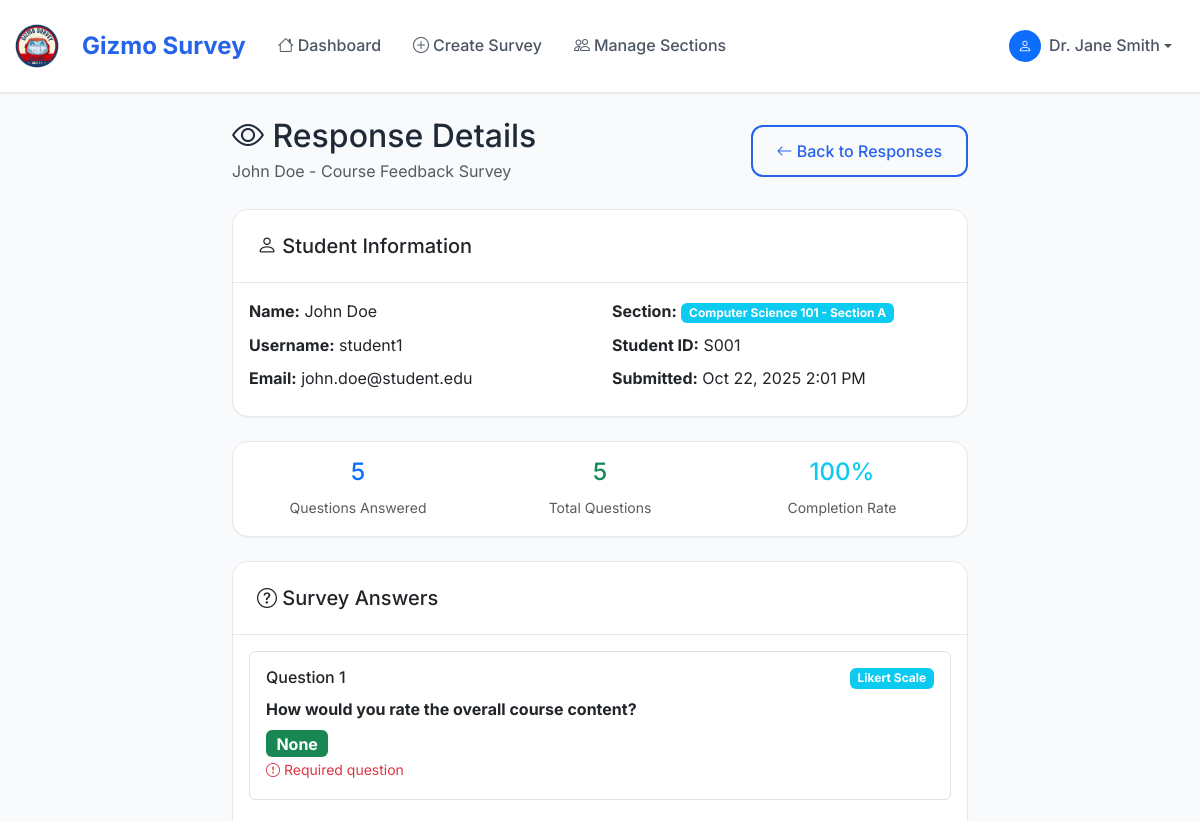
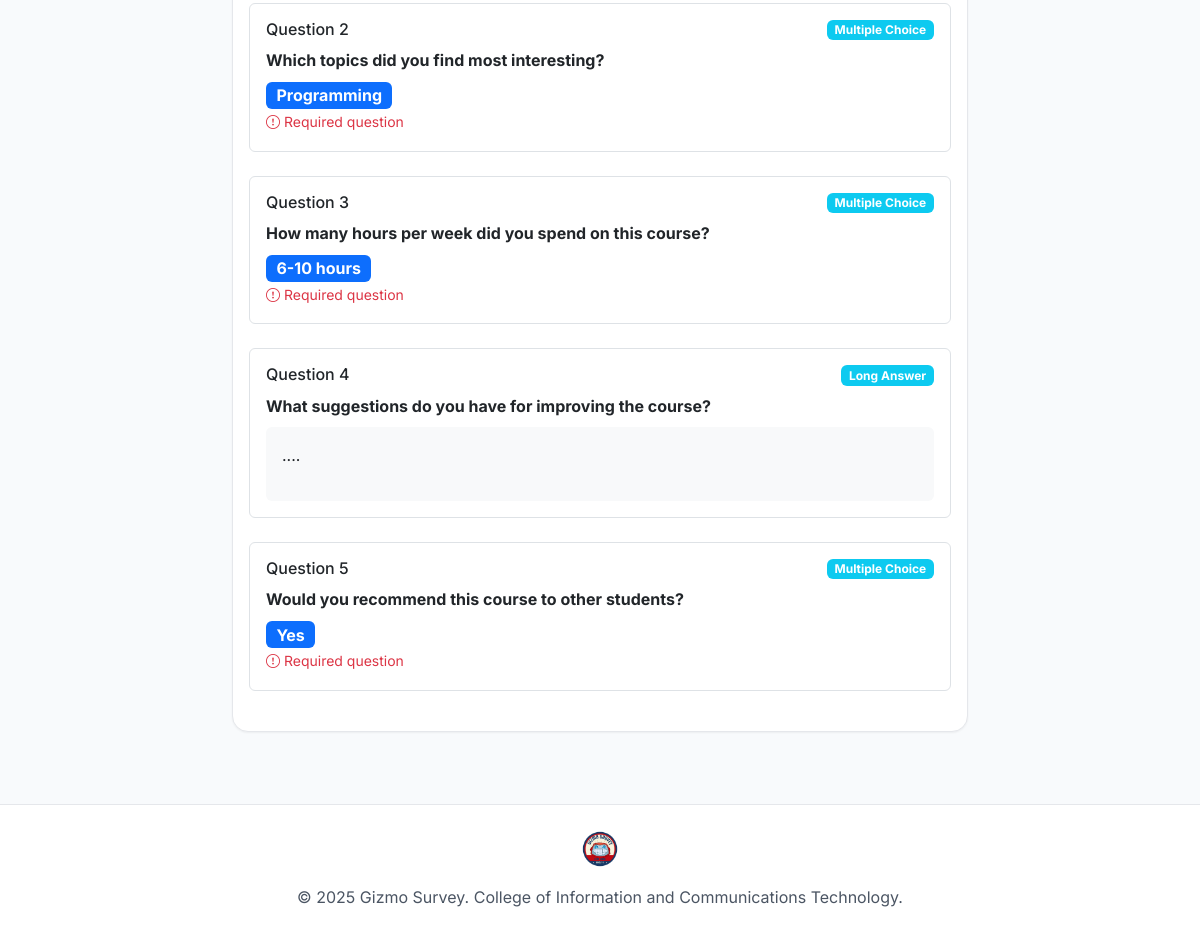
The page /teacher/response/1/ (signed in) on the database its author committed (2 pictures, top to bottom).
### myapp/models.py (models this page shows, shortened)
class SurveyResponse(models.Model):
    survey = models.ForeignKey(Survey, on_delete=models.CASCADE, related_name='responses')
    student = models.ForeignKey(User, on_delete=models.CASCADE, related_name='survey_responses')
    submitted_at = models.DateTimeField(auto_now_add=True)
    is_complete = models.BooleanField(default=True)
    class Meta:
        unique_together = ['survey', 'student']
        ordering = ['-submitted_at']

class Survey(models.Model):
    title = models.CharField(max_length=200)
    description = models.TextField(blank=True)
    created_by = models.ForeignKey(User, on_delete=models.CASCADE, related_name='created_surveys')
    sections = models.ManyToManyField(Section, related_name='surveys')
    is_active = models.BooleanField(default=True)
    created_at = models.DateTimeField(auto_now_add=True)
    updated_at = models.DateTimeField(auto_now=True)
    due_date = models.DateTimeField(null=True, blank=True)
    class Meta:
        ordering = ['-created_at']

class UserProfile(models.Model):
    ROLE_CHOICES = [
        ('student', 'Student'),
        ('teacher', 'Teacher'),
    ]
    user = models.OneToOneField(User, on_delete=models.CASCADE)
    role = models.CharField(max_length=10, choices=ROLE_CHOICES)
    section = models.ForeignKey(Section, on_delete=models.CASCADE, null=True, blank=True)
    student_id = models.CharField(max_length=20, blank=True, null=True)

class Section(models.Model):
    name = models.CharField(max_length=100)
    code = models.CharField(max_length=20, unique=True)
    description = models.TextField(blank=True)
    created_at = models.DateTimeField(auto_now_add=True)

class Answer(models.Model):
    response = models.ForeignKey(SurveyResponse, on_delete=models.CASCADE, related_name='answers')
    question = models.ForeignKey(Question, on_delete=models.CASCADE)
    answer_text = models.TextField(blank=True)
    answer_number = models.IntegerField(null=True, blank=True)
    answer_choice = models.CharField(max_length=200, blank=True)
    class Meta:
        unique_together = ['response', 'question']

class Question(models.Model):
    QUESTION_TYPES = [
        ('multiple_choice', 'Multiple Choice'),
        ('likert_scale', 'Likert Scale'),
        ('short_answer', 'Short Answer'),
        ('long_answer', 'Long Answer'),
    ]
    survey = models.ForeignKey(Survey, on_delete=models.CASCADE, related_name='questions')
    question_text = models.TextField()
    question_type = models.CharField(max_length=20, choices=QUESTION_TYPES)
    is_required = models.BooleanField(default=True)
    order = models.PositiveIntegerField(default=0)
    options = models.JSONField(default=list, blank=True)
    likert_min = models.IntegerField(default=1)
    likert_max = models.IntegerField(default=5)
    likert_labels = models.JSONField(default=list, blank=True)
    class Meta:
        ordering = ['order']

### myapp/views.py (the view)
# urls.py: path('teacher/response/<int:response_id>/', views.view_response, name='view_response'),
@login_required
def view_response(request, response_id):
    profile = UserProfile.objects.get(user=request.user)
    if profile.role != 'teacher':
        messages.error(request, 'Access denied. Teacher access required.')
        return redirect('home')
    response = get_object_or_404(SurveyResponse, id=response_id, survey__created_by=request.user)
    answers = response.answers.all().order_by('question__order')
    context = {
        'response': response,
        'answers': answers,
        'profile': profile,
    }
    return render(request, 'myapp/view_response.html', context)

### myapp/templates/myapp/view_response.html (shortened to what this page needs)
{% extends 'myapp/base.html' %}
{% block content %}
<div class="container py-4">
    <div class="row justify-content-center">
        <div class="col-lg-8">
            <div class="d-flex justify-content-between align-items-center mb-4">
                <div>
                    <h2 class="mb-1">
                        <i class="bi bi-eye"></i> Response Details
                    </h2>
                    <p class="text-muted mb-0">
                        {{ response.student.get_full_name|default:response.student.username }} - {{ response.survey.title }}
                    </p>
                </div>
                <a href="{% url 'survey_responses' response.survey.id %}" class="btn btn-outline-primary">
                    <i class="bi bi-arrow-left"></i> Back to Responses
                </a>
            </div>
            <div class="card mb-4">
                <div class="card-header">
                    <h5 class="mb-0">
                        <i class="bi bi-person"></i> Student Information
                    </h5>
                </div>
                <div class="card-body">
                    <div class="row">
                        <div class="col-md-6">
                            <p class="mb-2">
                                <strong>Name:</strong> {{ response.student.get_full_name|default:"Not provided" }}
                            </p>
                            <p class="mb-2">
                                <strong>Username:</strong> {{ response.student.username }}
                            </p>
                            <p class="mb-2">
                                <strong>Email:</strong> {{ response.student.email }}
                            </p>
                        </div>
                        <div class="col-md-6">
                            <p class="mb-2">
                                <strong>Section:</strong>
                                <span class="badge bg-info">{{ response.student.userprofile.section.name|default:"No Section" }}</span>
                            </p>
                            <p class="mb-2">
                                <strong>Student ID:</strong> {{ response.student.userprofile.student_id|default:"Not provided" }}
                            </p>
                            <p class="mb-2">
                                <strong>Submitted:</strong> {{ response.submitted_at|date:"M d, Y g:i A" }}
                            </p>
                        </div>
                    </div>
                </div>
            </div>
            <div class="card mb-4">
                <div class="card-body">
                    <div class="row text-center">
                        <div class="col-md-4">
                            <h4 class="text-primary">{{ answers.count }}</h4>
                            <small class="text-muted">Questions Answered</small>
                        </div>
                        <div class="col-md-4">
                            <h4 class="text-success">{{ response.survey.questions.count }}</h4>
                            <small class="text-muted">Total Questions</small>
                        </div>
                        <div class="col-md-4">
                            <h4 class="text-info">
                                {% widthratio answers.count response.survey.questions.count 100 %}%
                            </h4>
                            <small class="text-muted">Completion Rate</small>
                        </div>
                    </div>
                </div>
            </div>
            <div class="card">
                <div class="card-header">
                    <h5 class="mb-0">
                        <i class="bi bi-question-circle"></i> Survey Answers
                    </h5>
                </div>
                <div class="card-body">
                    {% if answers %}
                        {% for answer in answers %}
                            <div class="question-response mb-4 p-3 border rounded">
                                <div class="d-flex justify-content-between align-items-start mb-2">
                                    <h6 class="mb-0">Question {{ forloop.counter }}</h6>
                                    <span class="badge bg-info">{{ answer.question.get_question_type_display }}</span>
                                </div>
                                <p class="fw-bold mb-2">{{ answer.question.question_text }}</p>
                                {% if answer.question.question_type == 'multiple_choice' %}
                                    <div class="answer-display">
                                        <span class="badge bg-primary fs-6">{{ answer.answer_choice }}</span>
                                    </div>
                                {% elif answer.question.question_type == 'likert_scale' %}
                                    <div class="answer-display">
                                        <span class="badge bg-success fs-6">{{ answer.answer_number }}</span>
                                    </div>
                                {% elif answer.question.question_type in 'short_answer,long_answer' %}
                                    <div class="answer-display">
                                        <div class="bg-light p-3 rounded">
                                            {{ answer.answer_text|linebreaks }}
                                        </div>
                                    </div>
                                {% endif %}
                                {% if answer.question.is_required %}
                                    <small class="text-danger">
                                        <i class="bi bi-exclamation-circle"></i> Required question
                                    </small>
                                {% endif %}
                            </div>
                        {% endfor %}
                    {% else %}
                        <div class="text-center py-4">
                            <i class="bi bi-question-circle display-1 text-muted"></i>
                            <h5 class="text-muted mt-3">No answers provided</h5>
                            <p class="text-muted">This student hasn't answered any questions yet.</p>
                        </div>
                    {% endif %}
                </div>
            </div>
        </div>
    </div>
</div>
{% endblock %}

### myapp/templates/myapp/base.html (shortened to what this page needs)
<!DOCTYPE html>
<html lang="en">
<head>
    <link href="https://cdn.jsdelivr.net/npm/bootstrap@5.3.0/dist/css/bootstrap.min.css" rel="stylesheet">
    <link href="https://cdn.jsdelivr.net/npm/bootstrap-icons@1.10.0/font/bootstrap-icons.css" rel="stylesheet">
</head>
<body>
    <nav class="navbar navbar-expand-lg navbar-light">
        <div class="container-fluid">
            <a class="navbar-brand d-flex align-items-center" href="{% url 'home' %}">
                {% load static %}
                <img src="{% static 'myapp/images/logo_survey.png' %}" alt="Gizmo Survey Logo" class="navbar-logo">
                <span class="brand-text">Gizmo Survey</span>
            </a>
            {% if user.is_authenticated %}
            <div class="collapse navbar-collapse" id="navbarNav">
                <ul class="navbar-nav me-auto">
                    {% if user.userprofile.role == 'student' %}
                        <li class="nav-item">
                            <a class="nav-link" href="{% url 'student_dashboard' %}">
                                <i class="bi bi-house me-1"></i>Dashboard
                            </a>
                        </li>
                        <li class="nav-item">
                            <a class="nav-link" href="{% url 'student_history' %}">
                                <i class="bi bi-clock-history me-1"></i>My Responses
                            </a>
                        </li>
                    {% elif user.userprofile.role == 'teacher' %}
                        <li class="nav-item">
                            <a class="nav-link" href="{% url 'teacher_dashboard' %}">
                                <i class="bi bi-house me-1"></i>Dashboard
                            </a>
                        </li>
                        <li class="nav-item">
                            <a class="nav-link" href="{% url 'create_survey' %}">
                                <i class="bi bi-plus-circle me-1"></i>Create Survey
                            </a>
                        </li>
                        <li class="nav-item">
                            <a class="nav-link" href="{% url 'manage_sections' %}">
                                <i class="bi bi-people me-1"></i>Manage Sections
                            </a>
                        </li>
                    {% endif %}
                </ul>
                <ul class="navbar-nav">
                    <li class="nav-item dropdown">
                        <a class="nav-link dropdown-toggle d-flex align-items-center" href="#" role="button" data-bs-toggle="dropdown">
                            <div class="bg-primary rounded-circle d-flex align-items-center justify-content-center me-2" style="width: 32px; height: 32px;">
                                <i class="bi bi-person text-white" style="font-size: 0.875rem;"></i>
                            </div>
                            <span class="fw-medium">{{ user.get_full_name|default:user.username }}</span>
                        </a>
                    </li>
                </ul>
            </div>
            {% endif %}
        </div>
    </nav>
    <main class="main-content">
        {% block content %}{% endblock %}
    </main>
    <footer class="footer text-center py-4 mt-5">
        <div class="container">
            {% load static %}
            <img src="{% static 'myapp/images/logo_survey.png' %}" alt="Gizmo Survey Logo" class="footer-logo">
            <p class="mb-0">&copy; 2025 Gizmo Survey. College of Information and Communications Technology.</p>
        </div>
    </footer>
</body>
</html>

### myapp/templates/myapp/base.html (style rules this page uses)
:root { --primary-color: #2563eb; --primary-dark: #1d4ed8; --primary-light: #3b82f6; --secondary-color: #64748b; --success-color: #10b981; --warning-color: #f59e0b; --danger-color: #ef4444; --light-bg: #f8fafc; --white: #ffffff; --gray-50: #f9fafb; --gray-100: #f3f4f6; --gray-200: #e5e7eb; --gray-300: #d1d5db; --gray-400: #9ca3af; --gray-500: #6b7280; --gray-600: #4b5563; --gray-700: #374151; --gray-800: #1f2937; --gray-900: #111827; --shadow-sm: 0 1px 2px 0 rgb(0 0 0 / 0.05); --shadow-md: 0 4px 6px -1px rgb(0 0 0 / 0.1), 0 2px 4px -2px rgb(0 0 0 / 0.1); --shadow-lg: 0 10px 15px -3px rgb(0 0 0 / 0.1), 0 4px 6px -4px rgb(0 0 0 / 0.1); --shadow-xl: 0 20px 25px -5px rgb(0 0 0 / 0.1), 0 8px 10px -6px rgb(0 0 0 / 0.1); --border-radius: 0.75rem; --border-radius-lg: 1rem; }
* { font-family: 'Inter', -apple-system, BlinkMacSystemFont, 'Segoe UI', Roboto, sans-serif; }
body { background-color: var(--light-bg); color: var(--gray-800); line-height: 1.6; }
.navbar { background: var(--white) !important; border-bottom: 1px solid var(--gray-200); box-shadow: var(--shadow-sm); padding: 1rem 0; }
.navbar-brand { font-weight: 700; font-size: 1.5rem; color: var(--primary-color) !important; text-decoration: none; }
.navbar-nav .nav-link { font-weight: 500; color: var(--gray-600) !important; padding: 0.5rem 1rem !important; border-radius: var(--border-radius); transition: all 0.2s ease; }
.card { background: var(--white); border: 1px solid var(--gray-200); border-radius: var(--border-radius-lg); box-shadow: var(--shadow-sm); transition: all 0.3s ease; }
.card-header { background: var(--white); border-bottom: 1px solid var(--gray-200); border-radius: var(--border-radius-lg) var(--border-radius-lg) 0 0 !important; padding: 1.5rem; }
.btn { font-weight: 500; border-radius: var(--border-radius); padding: 0.75rem 1.5rem; transition: all 0.2s ease; border: none; }
.btn-outline-primary { color: var(--primary-color); border: 2px solid var(--primary-color); background: transparent; }
.main-content { min-height: 100vh; background: var(--light-bg); }
.footer { background: var(--white); border-top: 1px solid var(--gray-200); color: var(--gray-600); }
.navbar-logo { height: 50px; width: auto; margin-right: 12px; }
.footer-logo { height: 40px; width: auto; margin: 0 auto 16px; display: block; }
.brand-text { font-size: 1.5rem; font-weight: 700; color: var(--primary-color); margin-left: 8px; }

### myapp/templates/myapp/view_response.html (style rules this page uses)
.question-response { transition: all 0.2s ease-in-out; }
.answer-display { margin-top: 0.5rem; }

### rows shown on the page
SurveyResponse: student.get_full_name "John Doe", survey "Course Feedback Survey", student.username "student1", student.email "john.doe@student.edu", student.userprofile.section.name "Computer Science 101 - Section A", student.userprofile.student_id "S001", submitted_at "Oct 22, 2025 2:01 PM", survey.questions.count "5", survey "100"
Answer: question.question_type "Likert Scale", question.question_text "How would you rate the overall course content?", answer_number "None", shows "Required question"
Answer: question.question_type "Multiple Choice", question.question_text "Which topics did you find most interesting?", answer_choice "Programming", shows "Required question"
Answer: question.question_type "Multiple Choice", question.question_text "How many hours per week did you spend on this course?", answer_choice "6-10 hours", shows "Required question"
Answer: question.question_type "Long Answer", question.question_text "What suggestions do you have for improving the course?", answer_text "...."
Answer: question.question_type "Multiple Choice", question.question_text "Would you recommend this course to other students?", answer_choice "Yes", shows "Required question"

### other values the page prints
{{ user.get_full_name|default:user.username }} "Dr. Jane Smith"
{{ answers.count }} "5"
